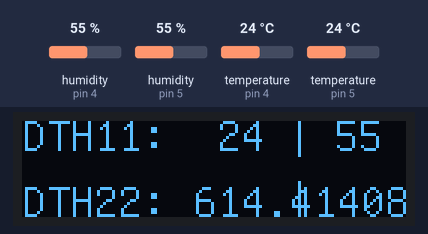
Bench run of a sketch on a simulated Arduino Uno, built with avr-gcc and run on an emulated ATmega328P. On the bench: 128×32 one-colour display. Wiring (inferred from the names in the program): 2 × DHT11 sensor: data pin 4 / data pin 5. The test bench sets the inputs (shaded band); at power-on: humidity (sensors on pin 4, pin 5) 55 %, temperature (sensors on pin 4, pin 5) 24 °C.

Above: at 4.0 s.
4.1 s: humidity (sensor on pin 4) set to 22 %
At 7.3 s:
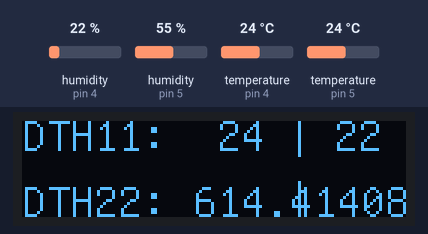
8.2 s: humidity (sensor on pin 5) set to 22 %
At 10.9 s:
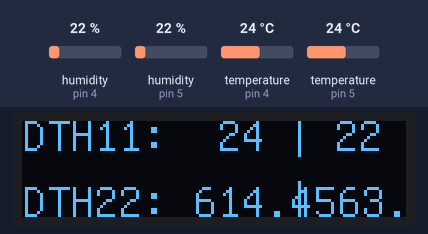
12.3 s: temperature (sensor on pin 4) set to 12 °C
At 14.3 s:
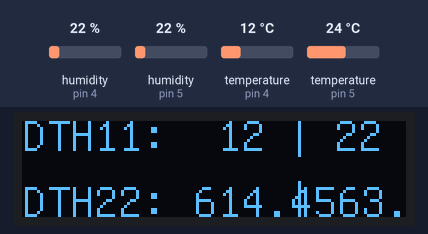
16.4 s: temperature (sensor on pin 5) set to 12 °C
At 20.1 s:
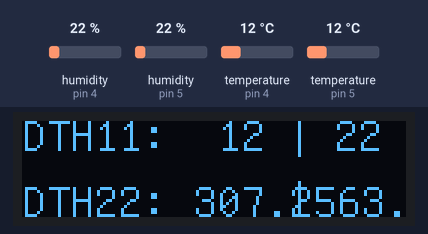
20.9 s: humidity (sensor on pin 4) set to 40 %
At 23.6 s:
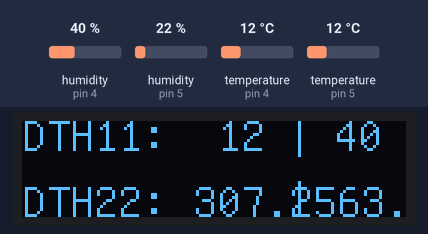
25.0 s: humidity (sensor on pin 5) set to 40 %
At 26.3 s:
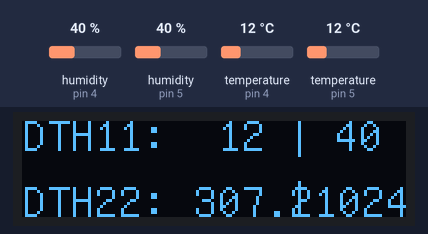
Timing chart, 0 to 28.0 s (numbered marks = the images above; inputs shaded):
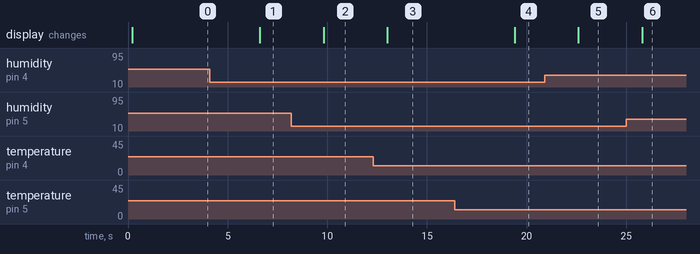

Measured:
- after the input at 4.1 s, the display: changes after 2.5 s (image 1)
- after the input at 8.2 s, the display: changes after 1.6 s (image 2)
- after the input at 12.3 s, the display: changes after 0.71 s (image 3)
- after the input at 16.4 s, the display: changes after 3.0 s (image 4)
- after the input at 20.9 s, the display: changes after 1.7 s (image 5)
- after the input at 25.0 s, the display: changes after 0.81 s (image 6)

The sketch:

POC_humitity_temp_UNO.ino
```cpp
/* Arduino DHT11 and DHT22 Oled Display

  Created by Yvan / https://Brainy-Bits.com

  This code is in the public domain...

  You can: copy it, use it, modify it, share it or just plain ignore it!
  Thx!
*/


#include "U8glib.h"   // Library for OlED display https://github.com/olikraus/u8glib/
#include "dht.h"      // DHT sensors library https://github.com/RobTillaart/Arduino/tree/master/libraries/DHTstable

#define DHT11PIN 4  // DHT11 Data pin connected to digital pin 4 on Arduino
#define DHT22PIN 5  // DHT22 Data pin connected to digital pin 5 on Arduino

// OLED SDA and SCL  pins connected to A4 and A5 of Arduino
U8GLIB_SSD1306_128X32 u8gDHT(U8G_I2C_OPT_FAST);  // Init of the OLED

dht DHT11;  // library link for the DHT11
dht DHT22;  // library link for the DHT22

void setup() {

  // Use PullUp resistors for both DHT Data pins
  pinMode(DHT11PIN, INPUT_PULLUP);
  pinMode(DHT22PIN, INPUT_PULLUP);

  // Rotate screen 180 degrees on OLED, uncomment if required
  //u8gDHT.setRot180();

  // Select font to use
  u8gDHT.setFont(u8g_font_unifont);
}

void loop() {
  int DHT11Check = DHT11.read11(DHT11PIN);  // get data from DHT11
  int DHT22Check = DHT22.read22(DHT22PIN);  // get data from DHT22

  // Check if read data checksum is valid
  if ((DHT11Check == 0) && (DHT22Check == 0)) { // valid when equal to zero

    // Display information on the OLED display
    u8gDHT.firstPage();
    do {
      u8gDHT.drawStr( 0, 10, "DTH11:");
      u8gDHT.setPrintPos(65, 10);
      u8gDHT.print(DHT11.temperature, 0);  // Display no decimal
      u8gDHT.drawStr( 88, 10, "|");
      u8gDHT.setPrintPos(104, 10);
      u8gDHT.print(DHT11.humidity, 0);
      u8gDHT.drawStr( 0, 32, "DTH22:");
      u8gDHT.setPrintPos(57, 32);
      u8gDHT.print(DHT22.temperature, 1);  // Display one decimal
      u8gDHT.drawStr( 88, 32, "|");
      u8gDHT.setPrintPos(97, 32);
      u8gDHT.print(DHT22.humidity, 1);
    } while ( u8gDHT.nextPage() );

    delay(3000); // delay before reading sensors again (min. 2 seconds)
  }
}
```
